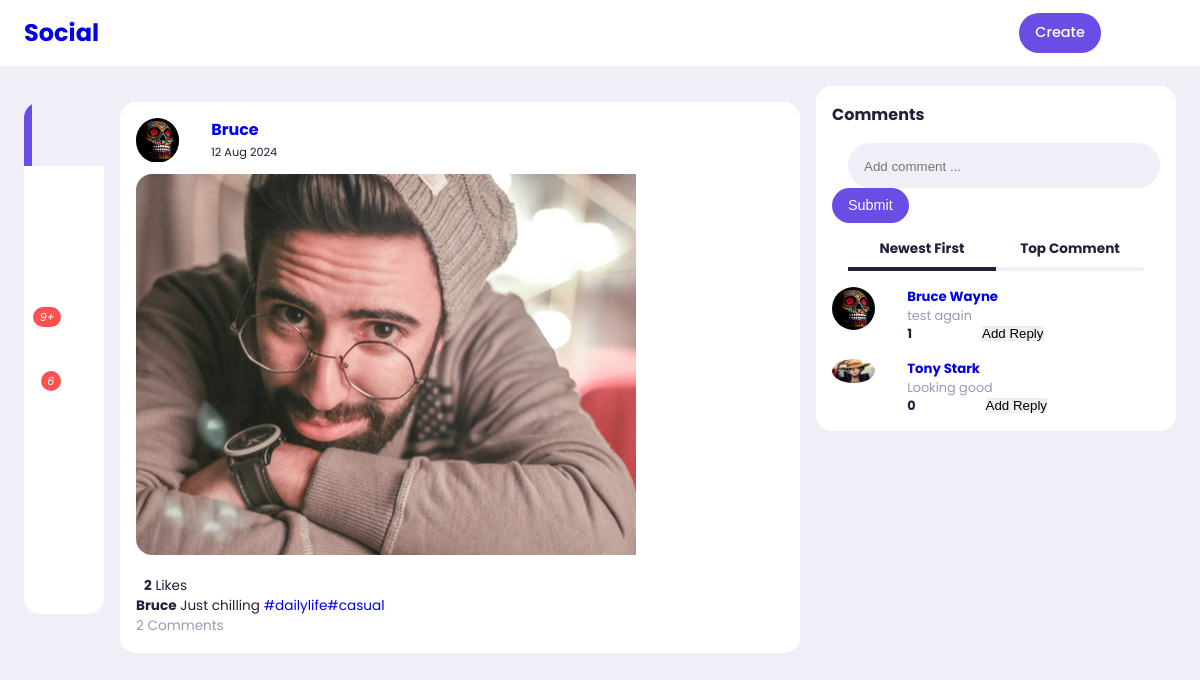
/4dbb23e0-9cb5-4aaf-bb94-1601ca291cf4, run on the app's committed database.
### post/models.py (models this page shows, shortened)
class Post(models.Model):
    id = models.UUIDField(primary_key=True,default=uuid.uuid4,editable=False)
    picture = models.ImageField(upload_to=user_directory_path,verbose_name="Picture",null=True)
    caption = models.CharField(max_length=10000,verbose_name="Caption")
    posted = models.DateTimeField(auto_now_add=True)
    tag = models.ManyToManyField(Tag,related_name="tags")
    user = models.ForeignKey(User,on_delete=models.CASCADE)
    likes = models.ManyToManyField(User,related_name="likedposts",through="LikedPost")

class Tag(models.Model):
    title = models.CharField(max_length=100,verbose_name="Tag")
    slug = models.SlugField(null=False,unique=True,default=uuid.uuid1)
    class Meta:
        verbose_name  = 'Tag'
        verbose_name_plural = 'Tags'
    def get_absolute_url(self):
        return reverse('tags',args=[self.slug])
    def __str__(self) :
        return self.title

### userauths/models.py (models this page shows, shortened)
class Profile(models.Model):
    user = models.OneToOneField(User, related_name='profile', on_delete=models.CASCADE)
    image = models.ImageField(upload_to="profile_picture", null=True, default="default.jpg")
    first_name = models.CharField(max_length=200, null=True, blank=True)
    last_name = models.CharField(max_length=200, null=True, blank=True)
    bio = models.CharField(max_length=200, null=True, blank=True)
    location = models.CharField(max_length=200, null=True, blank=True)
    url = models.URLField(max_length=200, null=True, blank=True)
    favourite = models.ManyToManyField(Post,blank=True)

### comment/models.py (models this page shows, shortened)
class Comment(models.Model):
    author = models.ForeignKey(User, on_delete=models.SET_NULL,null=True,related_name='comments')
    parent_post = models.ForeignKey(Post,on_delete=models.CASCADE,related_name='comments')
    body = models.CharField(max_length=150)
    likes = models.ManyToManyField(User,related_name = 'likedcomments',through='LikedComment')
    created = models.DateTimeField(auto_now_add=True)
    id = models.CharField(max_length=100, default=uuid.uuid4, unique=True,primary_key = True,editable=False)
    class Meta:
        ordering = ['-created']

### post/views.py (the view)
# urls.py: path('<uuid:post_id>',views.PostDetail,name='post-details'),
def PostDetail(request,post_id):
    post = get_object_or_404(Post,id=post_id)
    commentform = CommentCreateForm()
    replyform = ReplyCreateForm()
    context ={
        'post':post,
        'commentform' : commentform,
        'replyform' : replyform
    }
    return render(request,'post/post-details.html',context)

### comment/forms.py
class CommentCreateForm(ModelForm):
    class Meta:
        model = Comment
        fields  = ['body']
        widgets = {
            'body': forms.TextInput(attrs={'placeholder':'Add comment ...','style': 'background: var(--color-light);' })
        }
        labels = {
            'body' : ''
        }

class ReplyCreateForm(ModelForm):
        class Meta:
            model = Reply
            fields  = ['body']
            widgets = {
                'body': forms.TextInput(attrs={'placeholder':'Add reply ...', 'class': '!text-sm',
                                                      'style': 'background: var(--color-light);'})
        }
            labels = {
                'body' : ''
        }

### post/templates/post/post-details.html (shortened to what this page needs)
 {%extends 'base.html'%}
{%load static%}
    {%block content%}
            <div class="middle">
                <div class="feeds">
                    {%include 'post/post.html' %}
                </div>
            </div>
        <div class="right">
            <div class="messages">
                <div class="heading">
                    <h4>Comments</h4>
                </div>
                <div class="card !pb-0 -mt-3">
                    <form method="POST" action="{%url 'comment-sent' post.id %}" >
                        <div class="search-bar">
                            {{ commentform }}
                        </div>
                        <button @click="open = false" class="btn btn-primary" type="submit">Submit</button>
                    </form>
                </div>
                <div class="category">
                    <h6 class="active">Newest First</h6>
                    <h6 >Top Comment</h6>
                </div>
                {% for comment in post.comments.all %}
                {% include 'comment/comment.html' %}
                {% endfor %}
            </div>
        </div>
    {% endblock content %}

### post/templates/post/post.html (shortened to what this page needs)
{%load static%}
    <div class="feed">
        <div class="head">
            <div class="user">
                <div class="profile-photo">
                    <a href = "{% url 'profile' post.user.profile.user %}">
                     <img src="{{post.user.profile.image.url}}"/>
                </div>
                <div class="ingo">
                    <h3>{{post.user.username}}</h3>
                    <small>{{post.posted|date:"d M Y"}}</small>
                </div>
            </div>
        </div>
        <div class="photo">
            <a href="{%url 'post-details' post.id%}">
                <img src="{{post.picture.url}}" alt="Alternative text"  style="width: 500px; height: 381px; object-fit: cover;" >
            </a>
        </div>
        {%include 'snippets/action-buttons.html' %}
        <div class="caption">
            <p><b>{{post.user.username}}</b> {{post.caption}}
                 <span class="harsh-tag">{% for tag in post.tag.all%}<a href ="{{tag.get_absolute_url}}">#{{tag}}</a>{% endfor %}</span></p>
        </div>
        <div>
            {% if post.comments.count <= 1 %}
             <div class="comments text-muted"> {{post.comments.count}} Comment</div>
            {%elif post.comments.count > 1%}
            <div class="comments text-muted"> {{post.comments.count}} Comments</div>
             {%endif%}
        </div>
    </div>

### templates/snippets/action-buttons.html (shortened to what this page needs)
{%load static%}
<div class="liked-by" id="like-section-{{ post.id }}">
  {%if post.likes.count > 1%}
  <p id="like-{{ post.id }}"><b>{{ post.likes.count }}</b> Likes</p>
  {%else%}
  <p id="like-{{ post.id }}"><b>{{ post.likes.count }}</b> Like</p>
  {%endif%}
</div>

### comment/templates/comment/comment.html (shortened to what this page needs)
<div class="message">
    <div class="profile-photo">
        {% if comment.author %}
        <a href = "{% url 'profile' comment.author.profile.user %}">
            <img src="{{ comment.author.profile.image.url }}"
            alt="{{ comment.author.profile.first_name }} {{ comment.author.profile.last_name }}" />
        {% else %}
            <span class="text-gray-500">no author</span>
        {% endif %}
    </div>
    <div class="message-body">
        <h5>{{ comment.author.profile.first_name }} {{ comment.author.profile.last_name }}</h5>
        <p class="text-muted">{{ comment.body }}</p>
        <div class="button-container" style="display: flex; align-items: center; justify-content: space-between; width: 100%;">
            {%include 'snippets/comment_like.html' %}
            {%if comment.replies.count > 0 %}
                <button class="reply-button" onclick="toggleReplyForm(this)" style="margin-left:50px;">Replies  {{ comment.replies.count }}</button>
            {%else%}
            <button class="reply-button" onclick="toggleReplyForm(this)" style="margin-left:70px;">Add Reply</button>
            {%endif%}
        </div>
        </div>
</div>

### templates/snippets/comment_like.html (shortened to what this page needs)
{%load static%}
<div style="display: flex; align-items: center;">
  <p id="like-{{ comment.id }}"><b>{{ comment.likes.count }}</b>
</div>

### static/style.css (style rules this page uses)
:root { --primary-color-hue: 252; --dark-color-lightness:17%; --light-color-lightness:95%; --white-color-lightness:100%; --color-dark : hsl(252,30%, var(--dark-color-lightness)); --color-light : hsl(252,30%,var(--light-color-lightness)); --color-gray : hsl(var(--primary-color-hue),15%,65%); --color-primary: hsl(var(--primary-color-hue),75%,60%); --color-secondary: hsl(252,100%,90%); --color-danger: hsl(0,95%,65%); --color-sucsess: hsl(120,95%,65%); --color-white: hsl(252,30%,var(--white-color-lightness)); --color-black : hsl(252,30%,10%); --border-radius: 2rem; --card-border-radius: 1rem; --btn-padding: 0.6rem 1rem; --search-padding: 0.6rem 1rem; --card-padding: 1rem; --sticky-top-left: 5.4rem; --sticky-top-right: -18rem; }
*, *::before, *::after { margin: 0; padding: 0; outline: 0; box-sizing: border-box; text-decoration: none; list-style: none; border: none; }
body { font-family: "Poppins",sans-serif ; color: var(--color-dark); background: var(--color-light); overflow-x: hidden; }
.profile-photo { width: 2.7rem; aspect-ratio: 1/1; border-radius: 50%; overflow: hidden; }
img { display: block; width: 100%; }
.btn { display: inline-block; padding: var(--btn-padding); font-weight: 500; border-radius: var(--border-radius); cursor: pointer; transition: all 300ms ease; font-size: 0.9rem; }
.btn-primary { background: var(--color-primary); color: white; }
.text-muted { color: var(--color-gray); }
.search-bar { background: var(--color-light); border-radius: var(--border-radius); padding: var(--search-padding); }
.middle .feeds .feed { background: var(--color-white); border-radius: var(--card-border-radius); padding: var(--card-padding); margin: 1rem 0; font-size: 0.85rem; line-height: 1.5; }
.middle .feed .head { display: flex; justify-content: space-between; }
.middle .feed .user { display: flex; gap: 1rem; }
.middle .feed .photo { border-radius: var(--card-border-radius); overflow: hidden; margin: 0.7rem 0; }
.middle .liked-by { display: flex; }
.middle .liked-by p { margin-left: 0.5rem; }
main .container .right { height: max-content; position: sticky; top: var(--sticky-top-right) ; bottom: 0; }
.right .messages { background: var(--color-white); border-radius: var(--card-border-radius); padding: var(--card-padding); }
.right .messages .heading { display: flex; align-items: center; justify-content: space-between; margin-bottom: 1rem; }
.right .messages .search-bar { display: flex; margin-left: 1rem; }
.right .messages .category { display: flex; justify-content: space-between; margin: 1rem; }
.right .messages .category h6 { width: 100%; text-align: center; border-bottom: 4px solid var(--color-light); padding-bottom: 0.5rem; font-size: 0.85rem; }
.right .messages .category .active { border-color: var(--color-dark); }
.right .messages .message { display: flex; gap: 1rem; margin-bottom: 1rem; align-items: start; }
.right .message .profile-photo { position: relative; overflow: visible; }
.right .profile-photo img { border-radius: 50%; }
.right .messages .message:last-child { margin: 0; }
.right .messages .message p { font-size: 0.8rem; }

### data on the page
Post: user.profile.image (picture), user.username "Bruce", posted "12 Aug 2024", picture (picture), likes.count "2", caption "Just chilling", comments.count "2"
Tag: title "dailylife"
Tag: title "casual"
Comment: author.profile.image (picture), author.profile.first_name "Bruce", author.profile.last_name "Wayne", body "test again", likes.count "1", shows "Add Reply"
Comment: author.profile.image (picture), author.profile.first_name "Tony", author.profile.last_name "Stark", body "Looking good", likes.count "0", shows "Add Reply"
